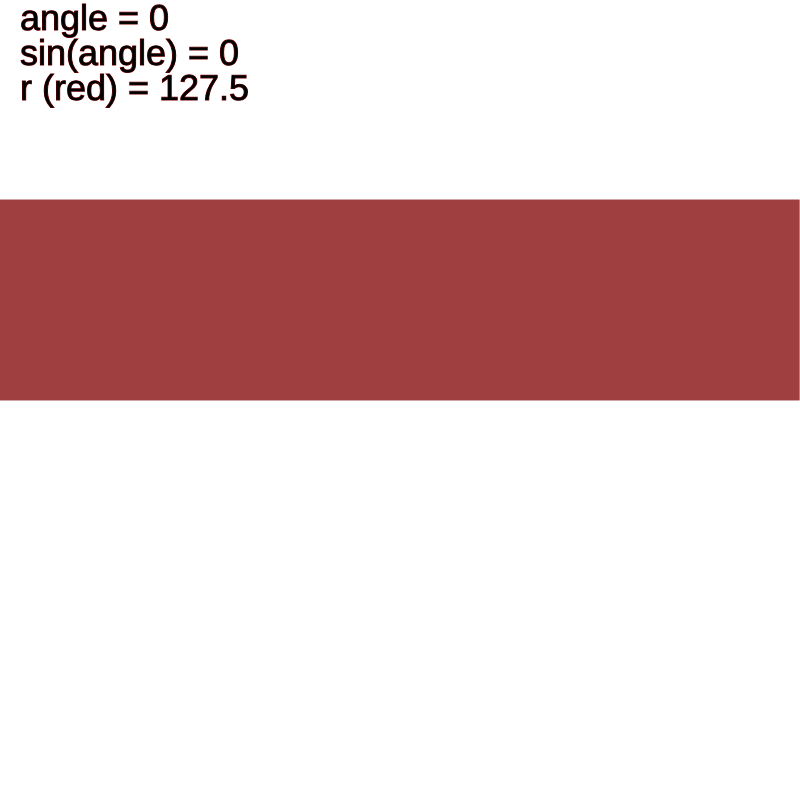
Frame 1 (no input)
Frame 60 (no input): identical to frame 1, image omitted
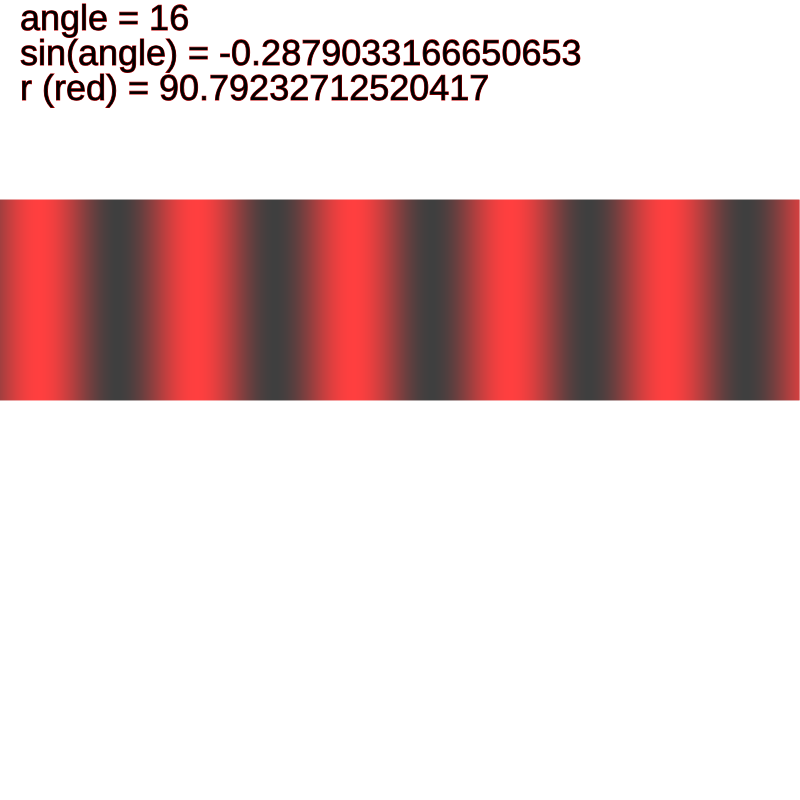
Frame 120 (the mouse pressed at the canvas centre since frame 60)

The p5.js sketch that drew these frames (run headless with seeded random() and noise() and a simulated clock; from frame 60 on, the mouse is pressed at the canvas centre):

// p5.js sketch
// ── sketch.js
function setup() {
  createCanvas(800, 800);
  textSize(36);
}

function draw() {
  background(255);
  
  var zoom = mouseY * 0.0001;
  
  
  for (var i=0; i<width; i++) {
    var angle = i * zoom;
    var value = sin(angle);
    
    // line draws from x1, y1 to x2, y2
    // this makes a vertical line at every point x=i
    var r = map(value, -1, 1, 0, 255);
    stroke(r, 0, 0);
    line(i, 200, i, 400);
    
  }

  var angle = mouseX * zoom;
  var value = sin(angle);
  var r = map(value, -1, 1, 0, 255);
  
  fill(0);
  text("angle = "+angle, 20, 30);
  text("sin(angle) = "+value, 20, 65);
  text("r (red) = "+r, 20, 100);
  
}
